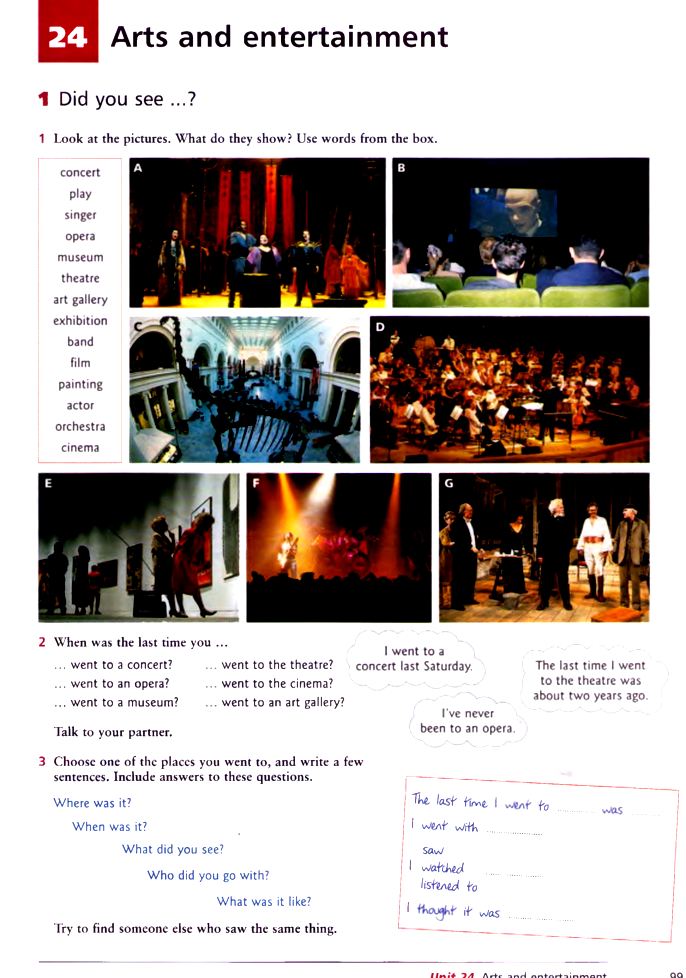
#> input picture lang-99.png, 686 x 978 px
$ python extractImages.py   (older library calls are emulated)
#> lines starting #> are read from the running program, lines starting #| are printed output that depends on the picture; after the words box and inside, x2 and y2 are one past the last pixel; in counts of white or black regions, pixels touching at a corner belong together
import os
import cv2
import numpy as np
from nms import non_max_suppression_fast

# [48 lines left out: functions union, intersection, combineBoxes, not called in this run]

#loading images
img = cv2.imread("lang-99.png")
#> img is the input picture: shape (978, 686, 3); mean B, G, R 169.4, 172.6, 180.4
gray = cv2.cvtColor(img, cv2.COLOR_BGR2GRAY)
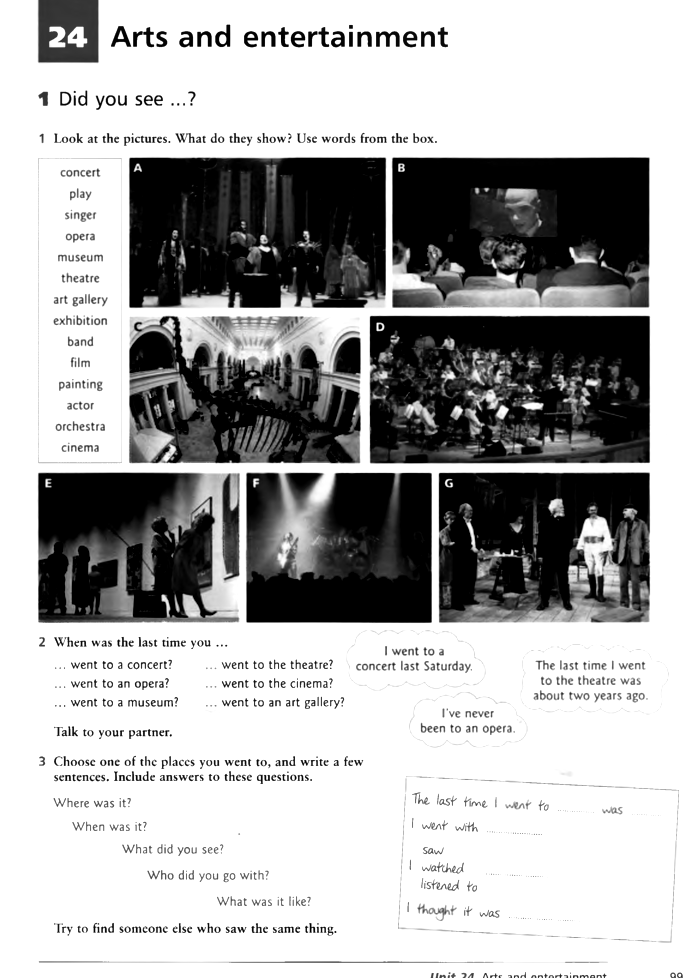
#> gray: shape (978, 686); min 0, max 255, mean 174.6

#preprocessing
kernel = cv2.getStructuringElement(cv2.MORPH_RECT,(5,5))
gray = cv2.dilate(gray, kernel, iterations = 1)                     #dilate to remove text
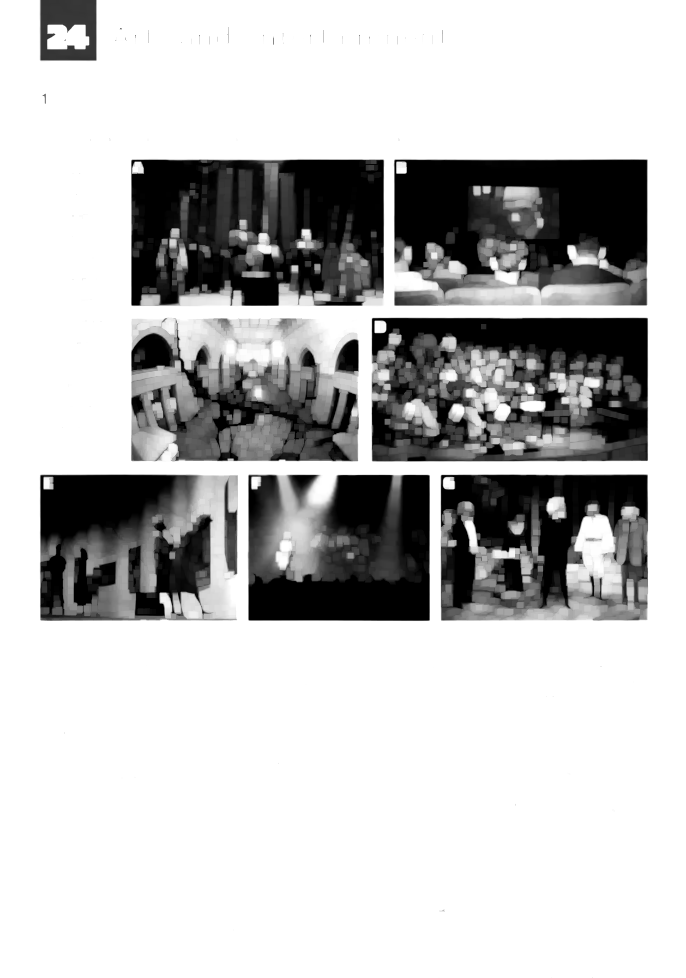
#> gray: shape (978, 686); min 0, max 255, mean 192.3
gray = cv2.erode(gray, kernel, iterations = 2)                      #erode to restore dilation
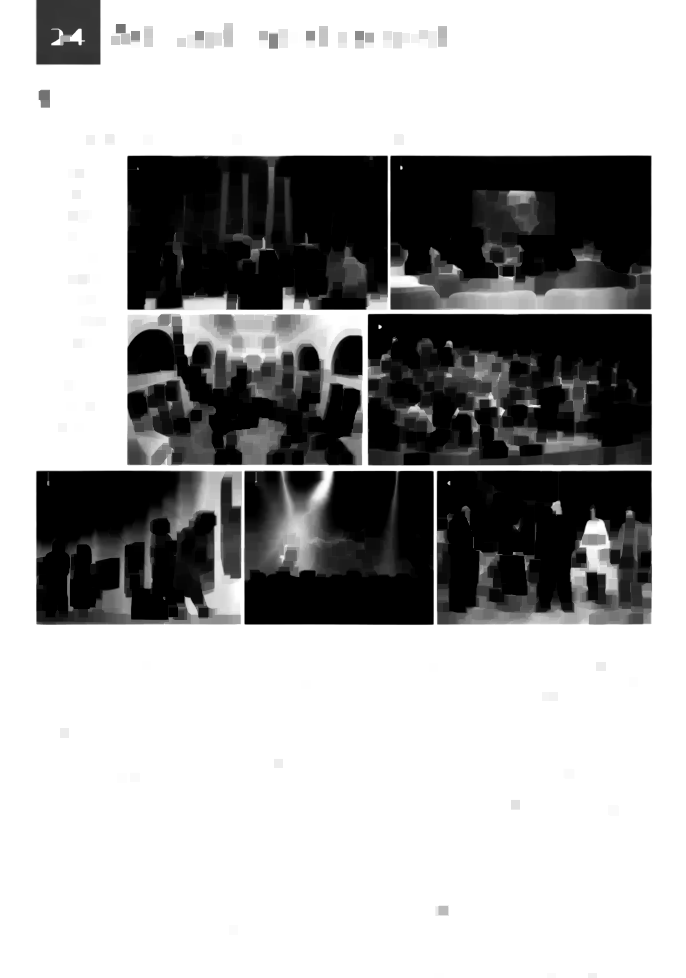
#> gray: shape (978, 686); min 0, max 255, mean 171.9
ret, gray = cv2.threshold(gray, 254, 255, cv2.THRESH_TOZERO)        #change white bg to blk
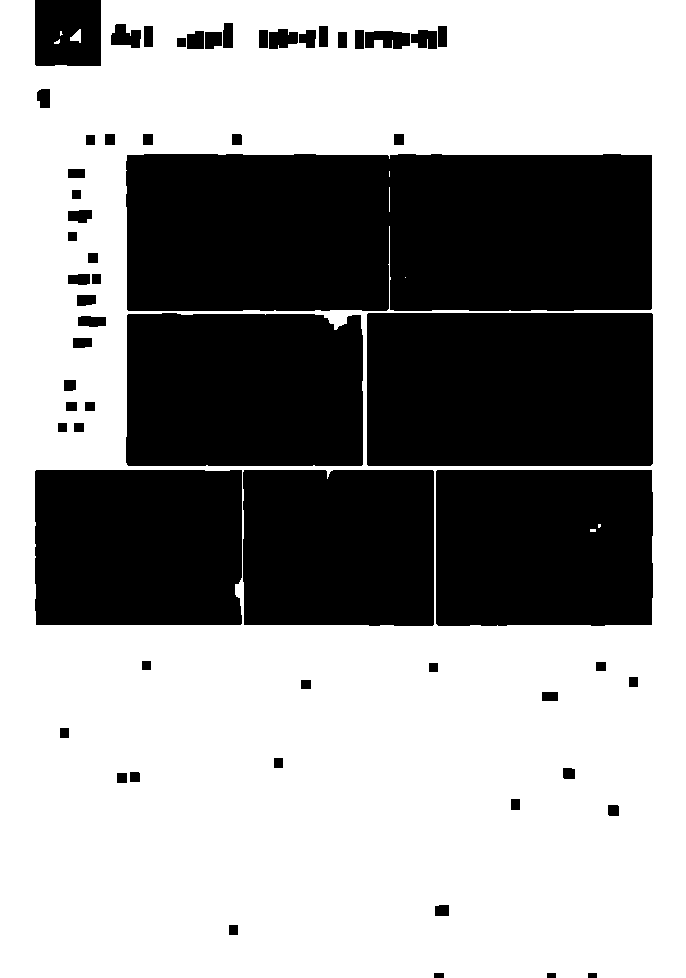
#> gray: shape (978, 686); 59.9% white; 61 black regions, largest, box (x1, y1, x2, y2) and area: (126, 154, 652, 311) 81772, (367, 313, 653, 466) 43752, (126, 313, 363, 466) 35583
ret, gray = cv2.threshold(gray, 0, 255, cv2.THRESH_BINARY_INV)      #invert binary image for easier processing

#try to fill images rectangles and remove noise
gray = cv2.morphologyEx(gray, cv2.MORPH_CLOSE, kernel)
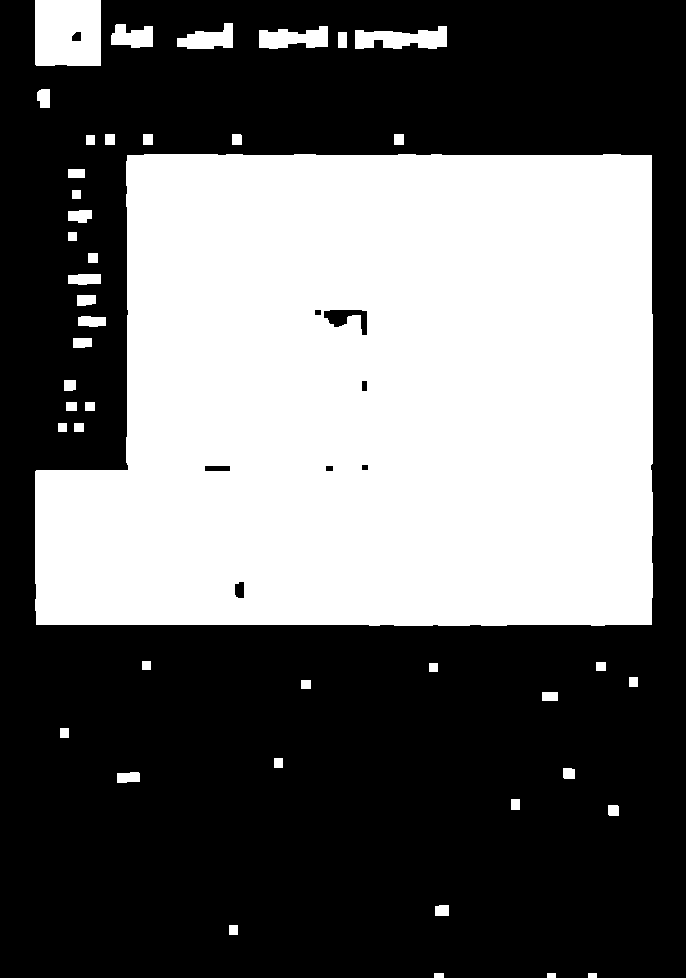
#> gray: shape (978, 686); 40.8% white; 44 white regions, largest, box (x1, y1, x2, y2) and area: (35, 154, 653, 626) 260614, (35, 0, 101, 66) 4272, (355, 26, 447, 49) 1458
gray = cv2.morphologyEx(gray, cv2.MORPH_OPEN, kernel)
#> gray: shape (978, 686); 40.8% white; 44 white regions

#find contours and approximate to square
image, contours, hierarchy = cv2.findContours(gray, cv2.RETR_EXTERNAL, cv2.CHAIN_APPROX_SIMPLE)
#> contours = 44 contours; largest, box (x1, y1, x2, y2) and area: (35, 154, 653, 626) 260455, (35, 0, 101, 66) 4212, (355, 26, 447, 49) 1332, (259, 26, 328, 49) 1034, (177, 23, 233, 49) 831

idx = 0
rect = []
for c in contours:
    if cv2.contourArea(c) > 1500:
        rect.append(cv2.boundingRect(c))
        sorts = sorted(rect, key = lambda x: x[1]*3000+x[0])
#> (the run stopped early here; a loop or call above may not have finished)
